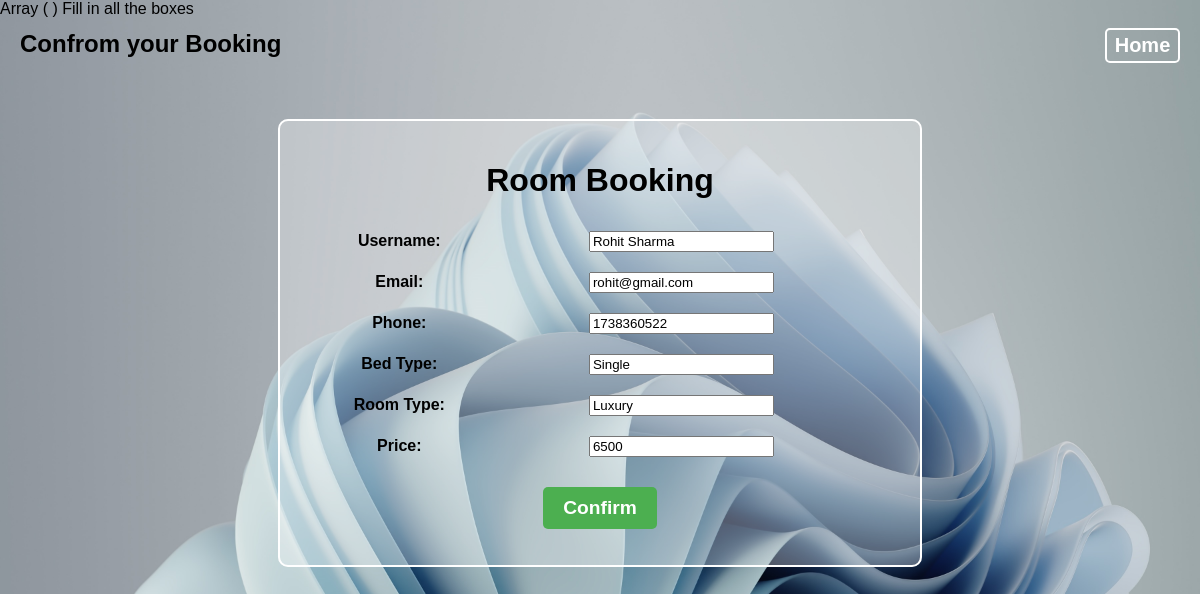
Page /view/RoomData.php?room_id=12&user_id=6 (signed in) on the committed database.
### tables this page shows
CREATE TABLE `user` (
  `id` int(11) NOT NULL,
  `username` varchar(30) NOT NULL,
  `password` varchar(50) NOT NULL,
  `email` varchar(50) NOT NULL,
  `dob` date NOT NULL,
  `phone` int(20) NOT NULL,
  `gender` varchar(20) NOT NULL,
  `blood_group` varchar(20) NOT NULL
);

CREATE TABLE `room` (
  `id` int(30) NOT NULL,
  `room_type` varchar(30) NOT NULL,
  `bed_type` varchar(30) NOT NULL,
  `room_price` varchar(30) NOT NULL
);

### model/userModel.php (called while the page is built, shortened)
<?php
function getUserById($id) {
    $con = dbConnect();
    $sql = "SELECT * FROM user WHERE id='$id'";
    $result = mysqli_query($con, $sql);
    $user = mysqli_fetch_assoc($result);
    return $user;
}
?>

### model/roomModel.php (called while the page is built, shortened)
<?php
function getRoomById($id) {
    $con = dbConnect();
    $sql = "SELECT * FROM room WHERE id='$id'";
    $result = mysqli_query($con, $sql);
    $room = mysqli_fetch_assoc($result);
    return $room;
}
?>

### view/RoomData.php (the view, shortened to what this page needs)
<?php
include '../model/userModel.php';
include '../model/roomModel.php';
include '../controller/RoombookCheck.php';
$user_id = $_GET['user_id'];
$room_id = $_GET['room_id'];
$user = getUserById($user_id);
$room = getRoomById($room_id);
?>
<!DOCTYPE html>
<html lang="en">
<head>
<link rel="stylesheet" href="../asset/RoomBook.css"/>
</head>
<body>
<div class="header">
  <h2 style="text-align: center; margin-top: 0;">Confrom your Booking</h2>
  <form action="UserDashboard.php" method="post">
    <button type="submit" class="home-button"><b> Home </b> </button>
  </form>
</div>
<center>
    <fieldset>
<h1>Room Booking</h1>
<form action="../controller/RoombookCheck.php" method="post">
<table border="0">
    <tr>
    <td> <b> Username: </b> </td>
    <td> <input type="text" id="username" name="username" class="custom-input" value="<?php echo $user['username']; ?>" required> </td>
    </tr>
    <tr>
    <td> <b> Email: </b> </td>
    <td> <input type="email" id="email" name="email" class="custom-input" value="<?php echo $user['email']; ?>" required> </td>
    </tr>
    <tr>
    <td> <b> Phone: </b> </td>
    <td> <input type="tel" id="phone" name="phone" class="custom-input" value="<?php echo $user['phone']; ?>" required> </td>
    </tr>
    <td> <b> Bed Type: </b> </td>
    <td>
        <input type="text" id="bed_type" name="bed_type" class="custom-input" value="<?php echo $room['bed_type']; ?>" required>
    </td>
    <td> <b> Room Type: </b> </td>
    <td>
        <input type="text" id="room_type" name="room_type" class="custom-input" value="<?php echo $room['room_type']; ?>" required>
    </td>
    <tr>
    <td> <b> Price: </b> </td>
    <td>
        <input type="text" id="room_price" name="room_price" class="custom-input" value="<?php echo $room['room_price']; ?>" required>
    </td>
    </tr>
<tr>
    <td></td>
    <td></td>
    <td></td>
</tr>
</table>
<button type="submit" name="submit" value="submit" class="large-button"><b>Confirm</b></button>
</form>
</fieldset>
</center>
</body>
</html>

### asset/RoomBook.css (style rules this page uses)
.header { display: flex; justify-content: space-between; align-items: center; padding: 10px 20px; }
.home-button { font-size: 20px; width: 75px; height: 35px; border-radius: 5px; border: 2px solid white; background-color: transparent; color: white; }
body { background-image: url('../view/ProfilePagePhoto.png'); background-size: cover; font-family: Arial, sans-serif; margin: 0; }
fieldset { background-color: rgba(255, 255, 255, 0.3); width: 50%; margin: 30px; padding: 20px; border-radius: 10px; border: 2px solid white; }
table { border-collapse: collapse; width: 100%; margin-top: 10px; }
th, td { padding: 10px; text-align: center; }
button { border: none; background-color: #59D5E0; padding: 0; margin: 0; border-radius: 5px; border: 1px solid white; }

### view/RoomData.php (style rules this page uses)
.large-button { font-size: 1.2em; padding: 10px 20px; background-color: #4CAF50; color: white; border: none; cursor: pointer; border-radius: 5px; }

### rows in the picture
user: username "Rohit Sharma", email "rohit@gmail.com", phone "1738360522"
room: bed_type "Single", room_type "Luxury", room_price "6500"
